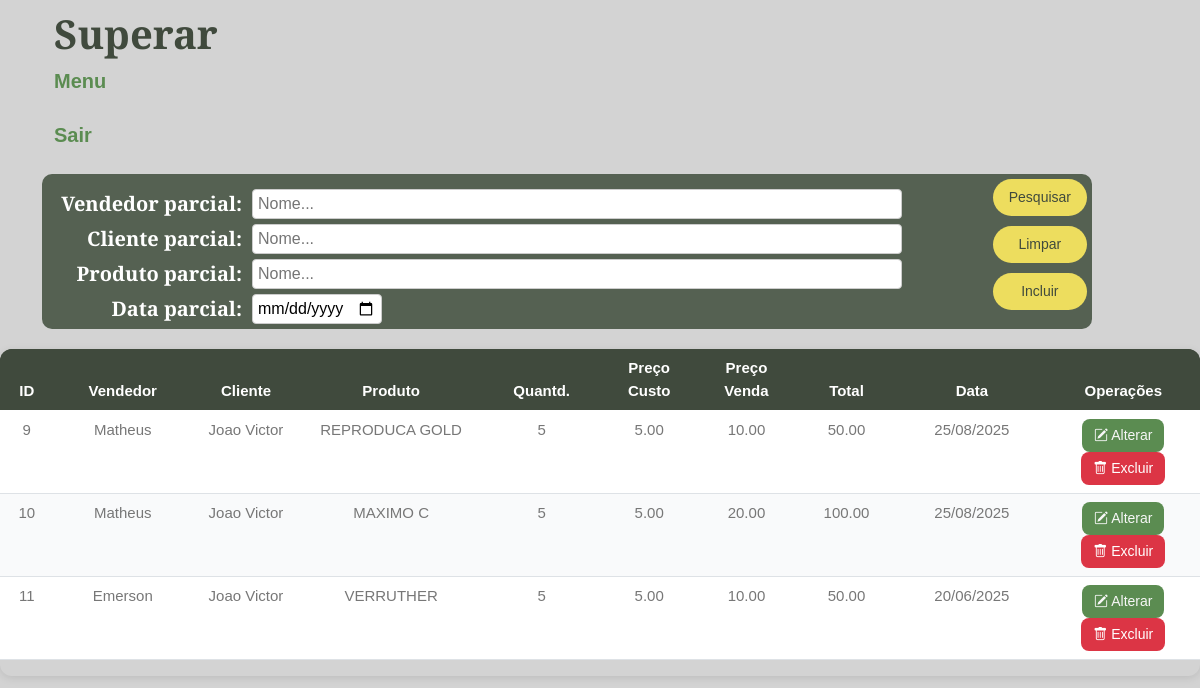
The page /vendaselect.php (signed in) on the database its author committed.
### tables this page shows
CREATE TABLE `venda` (
  `id` int(11) NOT NULL,
  `idproduto` int(11) DEFAULT NULL,
  `idvendedor` int(11) DEFAULT NULL,
  `idcliente` int(11) NOT NULL,
  `quantidade` int(11) NOT NULL,
  `datavenda` date DEFAULT NULL,
  `preco` decimal(10,2) NOT NULL,
  `valortotal` decimal(10,2) GENERATED ALWAYS AS (`quantidade` * `preco`) STORED,
  `precocusto` decimal(10,2) NOT NULL
);

CREATE TABLE `vendedor` (
  `id` int(11) NOT NULL,
  `nome` varchar(255) NOT NULL
);

CREATE TABLE `cliente` (
  `id` int(11) NOT NULL,
  `nome` varchar(100) NOT NULL,
  `email` varchar(100) NOT NULL,
  `whatsapp` varchar(12) NOT NULL,
  `endereco` varchar(4) NOT NULL,
  `bairro` varchar(50) NOT NULL,
  `cidade` varchar(50) NOT NULL,
  `uf` varchar(2) NOT NULL
);

CREATE TABLE `produto` (
  `id` int(11) NOT NULL,
  `nome` varchar(255) NOT NULL,
  `preco` decimal(10,2) NOT NULL,
  `comissao` decimal(5,2) DEFAULT NULL,
  `estoque` int(11) DEFAULT NULL,
  `precocusto` decimal(10,2) DEFAULT NULL,
  `precovenda` decimal(10,2) DEFAULT NULL
);

### vendaselect.php (the view, shortened to what this page needs)
<?php
include('connect.php');
$sql = "select v.id, p.nome produto, ve.nome vendedor, cli.nome cliente,
        v.precocusto, v.preco, v.quantidade, v.datavenda, v.valortotal
        from venda v
        inner join produto p
        on p.id = v.idproduto
        inner join vendedor ve
        on ve.id = v.idvendedor
        inner join cliente cli
        on cli.id = v.idcliente";
$pesqvend = '';
$pesqcliente = '';
$pesqproduto = '';
$pesqdata = '';
$result = mysqli_query($con, $sql);
?>
<!DOCTYPE html>
<html lang="pt-br">
<head>
</head>
<body>
    <div class="container">
        <div class="container" style="margin-right:1000px;margin-top: 10px; width:2000px">
            <div class="row">
                <div class="col-2">
                    <h1>Superar</h1>
                    <div>
                        <a href="menu.php"><strong style="font-size: 20px;">Menu</strong></a><br><br>
                        <a href="logout.php"><strong style="font-size: 20px;">Sair</strong></a><br><br>
                    </div>
                </div>
                <form method="post" action="" style="width: 1050px; padding: 5px; display: flex; align-items: flex-start; gap: 15px;
                    background-color: #556152; border-radius: 10px;">
                    <div style="flex: 1;">
                        <div class="form-row">
                            <h5 style="margin-top:5px">Vendedor parcial:</h5>
                            <input type="text" name="pesqvend" placeholder="Nome..." style="height:30px; margin-top:5px"
                                value="<?php echo $pesqvend; ?>">
                        </div>
                        <div class="form-row">
                            <h5>Cliente parcial:</h5>
                            <input type="text" name="pesqcliente" placeholder="Nome..." style="height:30px"
                                value="<?php echo $pesqcliente; ?>">
                        </div>
                        <div class="form-row">
                            <h5>Produto parcial:</h5>
                            <input type="text" name="pesqproduto" placeholder="Nome..." style="height:30px"
                                value="<?php echo $pesqproduto; ?>">
                        </div>
                        <div class="form-row">
                            <h5>Data parcial:</h5>
                            <input class="data-input" type="date" name="pesqdata" style="height:30px"
                                value="<?php echo $pesqdata; ?>">
                        </div>
                    </div>
                    <div style="display: flex; flex-direction: column; gap: 10px;">
                        <button class="btn btn-secondary rounded-pill py-2 px-3" type="submit"
                            name="submit">Pesquisar</button>
                        <a href="vendaselect.php" class="btn btn-secondary rounded-pill py-2 px-3">Limpar</a>
                        <a href="vendainsert.php" class="btn btn-secondary rounded-pill py-2 px-3">Incluir</a>
                    </div>
                </form>
            </div>
        </div>
    </div>
    <div class="table-container">
        <table class="table table-hover text-center">
            <thead class="thead-dark">
                <tr>
                    <?php
                        $listcolumn = ['ID','Vendedor','Cliente','Produto','Quantd.','Preço Custo','Preço Venda','Total','Data','Operações'];
                        for ($lc=0; $lc < count($listcolumn); $lc++) {
                            echo "<th scope='col' style='background-color: #404A3D; color: white; width:20px'>" . $listcolumn[$lc] . "</th>";
                        }
                    ?>
                </tr>
            </thead>
            <tbody>
                <?php
                    if ($result && mysqli_num_rows($result) > 0) {
                        while ($row = mysqli_fetch_assoc($result)) {
                            echo "<tr>
                            <td>" . $row['id'] . "</td>
                            <td>" . $row['vendedor'] . "</td>
                            <td>" . $row['cliente'] . "</td>
                            <td>" . $row['produto'] . "</td>
                            <td>" . $row['quantidade'] . "</td>
                            <td>" . $row['precocusto'] . "</td>
                            <td>" . $row['preco'] . "</td>
                            <td>" . $row['valortotal'] . "</td>
                            <td>" . date('d/m/Y', strtotime($row['datavenda'])) . "</td>
                            <td>
                              <a href='vendaupdate.php?updateid={$row['id']}' class='btn btn-sm btn-primary'>
                                <i class='bi bi-pencil-square'></i> Alterar
                              </a>
                              <a href='vendadelete.php?deleteid={$row['id']}' class='btn btn-sm btn-danger'>
                                <i class='bi bi-trash'></i> Excluir
                              </a>
                            </td>
                          </tr>";
                        }
                    } else {
                        echo "<tr><td colspan='11'>Nenhuma venda registrada.</td></tr>";
                    }
                    ?>
            </tbody>
        </table>
    </div>
</body>
</html>

### css/style.css (style rules this page uses)
:root { --primary: #5B8C51; --secondary: #EDDD5E; --light: #F7F7F7; --dark: #404A3D; }
body { margin: 0; font-family: Poppins, sans-serif; background-color: #D3D3D3; }
.btn { transition: .5s; font-weight: 500; }
.btn-primary, .btn-outline-primary:hover { color: var(--light); }
.btn-secondary, .btn-outline-secondary:hover { color: var(--dark); }

### rows shown on the page
venda: id "9", idvendedor.nome "Matheus", idcliente.nome "Joao Victor", idproduto.nome "REPRODUCA GOLD", quantidade "5", precocusto "5.00", preco "10.00", valortotal "50.00", datavenda "25/08/2025"
venda: id "10", idvendedor.nome "Matheus", idcliente.nome "Joao Victor", idproduto.nome "MAXIMO C", quantidade "5", precocusto "5.00", preco "20.00", valortotal "100.00", datavenda "25/08/2025"
venda: id "11", idvendedor.nome "Emerson", idcliente.nome "Joao Victor", idproduto.nome "VERRUTHER", quantidade "5", precocusto "5.00", preco "10.00", valortotal "50.00", datavenda "20/06/2025"

### other values the page prints
$listcolumn[$lc] "ID"
$listcolumn[$lc] "Vendedor"
$listcolumn[$lc] "Cliente"
$listcolumn[$lc] "Produto"
$listcolumn[$lc] "Quantd."
$listcolumn[$lc] "Preço Custo"
$listcolumn[$lc] "Preço Venda"
$listcolumn[$lc] "Total"
$listcolumn[$lc] "Data"
$listcolumn[$lc] "Operações"
